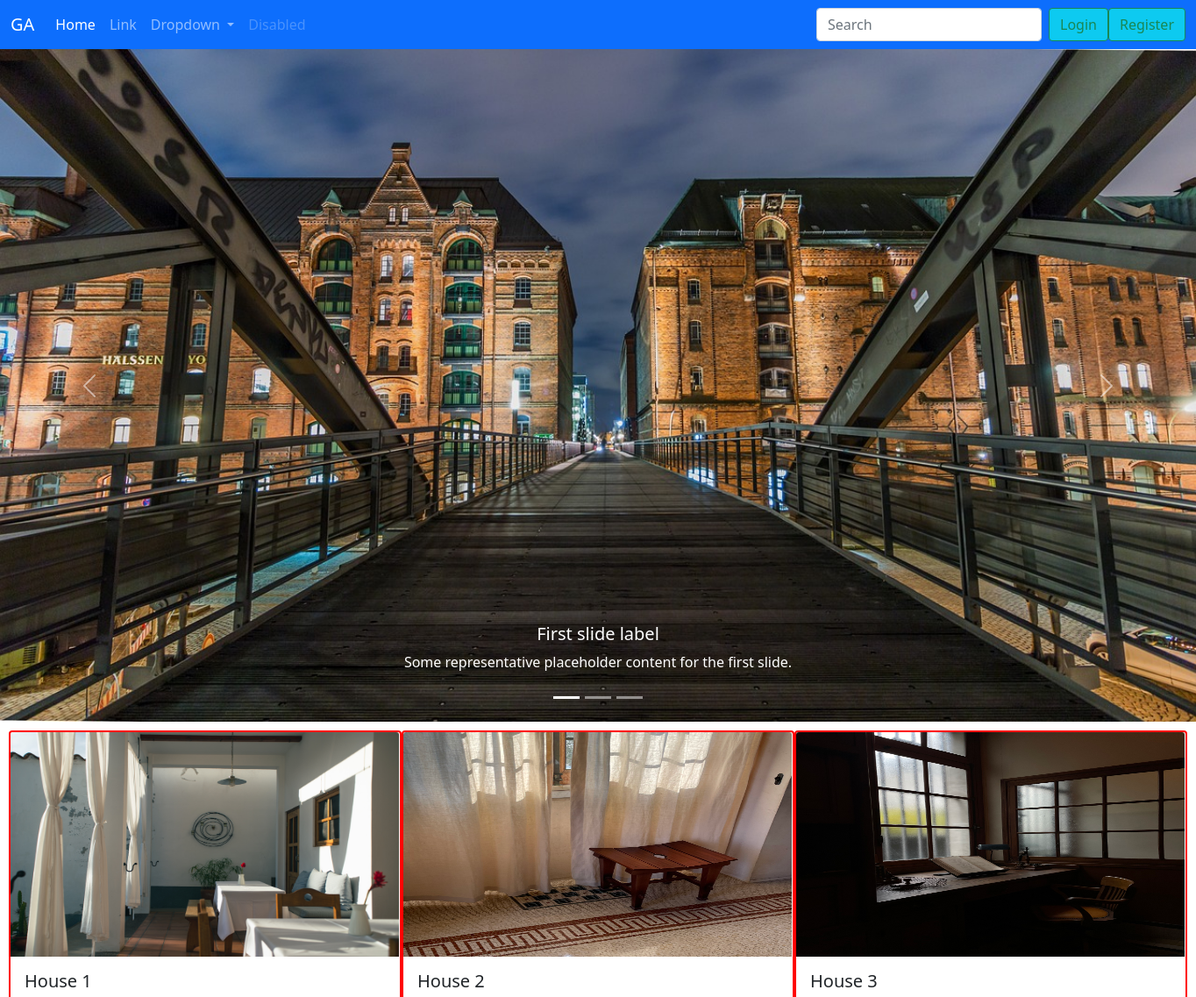
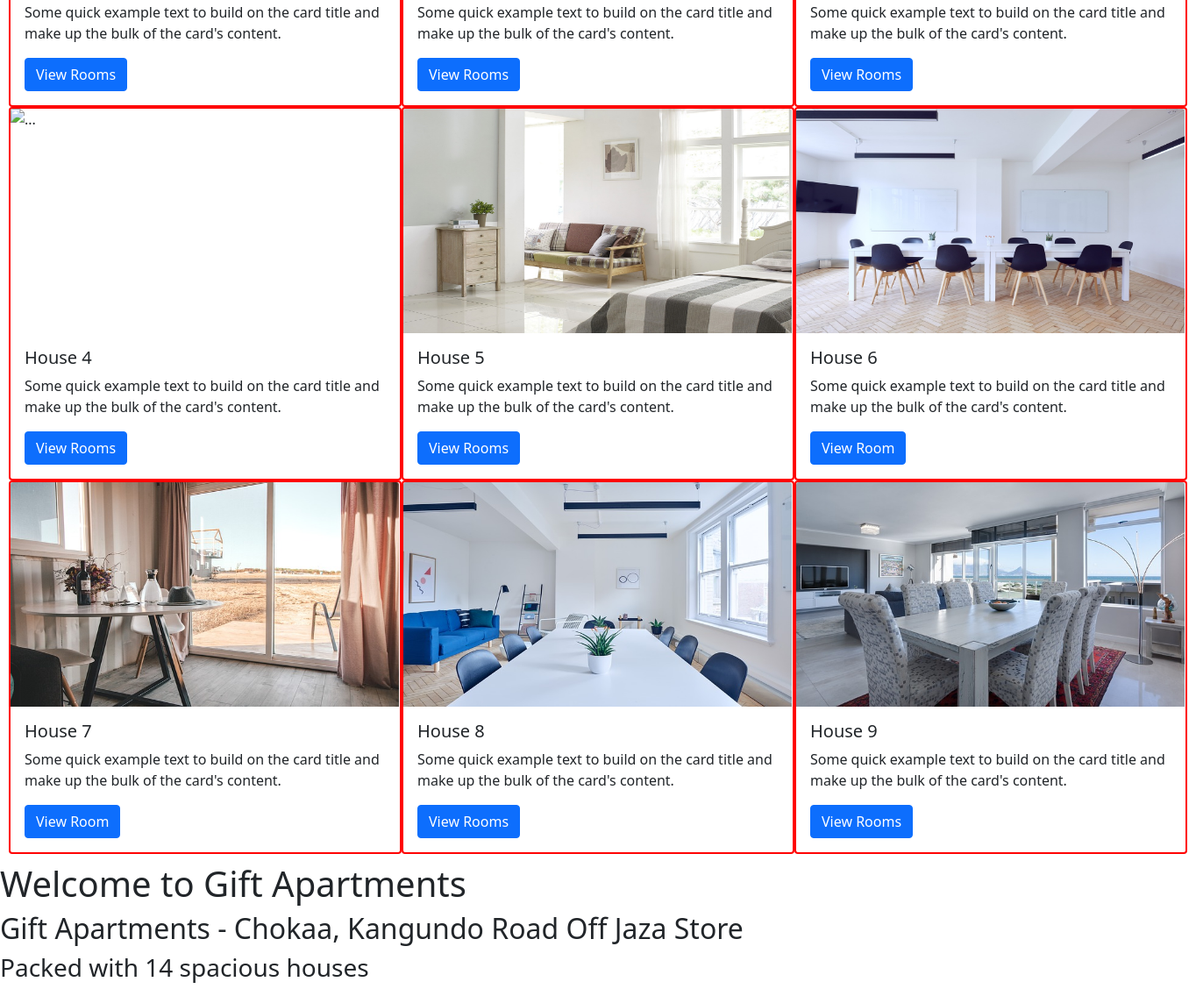
The page / on the database its author committed (2 pictures, top to bottom).
### gaapp/models.py (models this page shows, shortened)
class Apartment(models.Model):
    name = models.CharField(max_length=100)
    address = models.TextField()
    number_of_houses = models.PositiveIntegerField()

### gaapp/views.py (the view)
# urls.py: path('', views.home, name='home'),
def home(request):
    apartments = Apartment.objects.all()
    return render(request, 'gaapp/home.html', {'apartments': apartments})

### gaapp/templates/gaapp/home.html (shortened to what this page needs)
{% load static %}
<!DOCTYPE html>
<html lang="en">
<head>
    <link href="https://cdn.jsdelivr.net/npm/bootstrap@5.0.2/dist/css/bootstrap.min.css" rel="stylesheet">
</head>
<body>
    <nav class="navbar navbar-expand-lg navbar-dark bg-primary">
      <div class="container-fluid">
        <a class="navbar-brand" href="#">GA</a>
        <div class="collapse navbar-collapse" id="navbarSupportedContent">
          <ul class="navbar-nav me-auto mb-2 mb-lg-0">
            <li class="nav-item">
              <a class="nav-link active" aria-current="page" href="#">Home</a>
            </li>
            <li class="nav-item">
              <a class="nav-link" href="#">Link</a>
            </li>
            <li class="nav-item dropdown">
              <a class="nav-link dropdown-toggle" href="#" id="navbarDropdown" role="button" data-bs-toggle="dropdown" aria-expanded="false">
                Dropdown
              </a>
            </li>
            <li class="nav-item">
              <a class="nav-link disabled" href="#" tabindex="-1" aria-disabled="true">Disabled</a>
            </li>
          </ul>
          <form class="d-flex">
            <input class="form-control me-2" type="search" placeholder="Search" aria-label="Search">
            <button class="btn btn-outline-success btn-info" type="submit">Login</button>
            <button class="btn btn-outline-success btn-info" type="submit">Register</button>
          </form>
        </div>
      </div>
    </nav>
<div id="carouselExampleCaptions" class="carousel slide" data-bs-ride="carousel">
  <div class="carousel-indicators">
    <button type="button" data-bs-target="#carouselExampleCaptions" data-bs-slide-to="0" class="active" aria-current="true" aria-label="Slide 1"></button>
    <button type="button" data-bs-target="#carouselExampleCaptions" data-bs-slide-to="1" aria-label="Slide 2"></button>
    <button type="button" data-bs-target="#carouselExampleCaptions" data-bs-slide-to="2" aria-label="Slide 3"></button>
  </div>
  <div class="carousel-inner">
    <div class="carousel-item active">
      <img src="{% static 'images/home1.jpg' %}" class="d-block w-100" alt="...">
      <div class="carousel-caption d-none d-md-block">
        <h5>First slide label</h5>
        <p>Some representative placeholder content for the first slide.</p>
      </div>
    </div>
  </div>
  <button class="carousel-control-prev" type="button" data-bs-target="#carouselExampleCaptions" data-bs-slide="prev">
    <span class="carousel-control-prev-icon" aria-hidden="true"></span>
  </button>
  <button class="carousel-control-next" type="button" data-bs-target="#carouselExampleCaptions" data-bs-slide="next">
    <span class="carousel-control-next-icon" aria-hidden="true"></span>
  </button>
</div>
<section class="rooms-container">
  <div class="card" style="width: 28rem;">
    <img src="{% static 'images/rooms/room1.jpg' %}" class="card-img-top" alt="...">
    <div class="card-body">
      <h5 class="card-title">House 1</h5>
      <p class="card-text">Some quick example text to build on the card title and make up the bulk of the card's content.</p>
      <a href="#" class="btn btn-primary">View Rooms</a>
    </div>
  </div>
  <div class="card" style="width: 28rem;">
    <img src="{% static 'images/rooms/room2.jpg' %}" class="card-img-top" alt="...">
    <div class="card-body">
      <h5 class="card-title">House 2</h5>
      <p class="card-text">Some quick example text to build on the card title and make up the bulk of the card's content.</p>
      <a href="#" class="btn btn-primary">View Rooms</a>
    </div>
  </div>
  <div class="card" style="width: 28rem;">
    <img src="{% static 'images/rooms/room3.jpg' %}" class="card-img-top" alt="...">
    <div class="card-body">
      <h5 class="card-title">House 3</h5>
      <p class="card-text">Some quick example text to build on the card title and make up the bulk of the card's content.</p>
      <a href="#" class="btn btn-primary">View Rooms</a>
    </div>
  </div>
  <div class="card" style="width: 28rem;">
    <img src="{% static 'images/rooms/room4.jpeg' %}" class="card-img-top" alt="...">
    <div class="card-body">
      <h5 class="card-title">House 4</h5>
      <p class="card-text">Some quick example text to build on the card title and make up the bulk of the card's content.</p>
      <a href="#" class="btn btn-primary">View Rooms</a>
    </div>
  </div>
  <div class="card" style="width: 28rem;">
    <img src="{% static 'images/rooms/room5.jpg' %}" class="card-img-top" alt="...">
    <div class="card-body">
      <h5 class="card-title">House 5</h5>
      <p class="card-text">Some quick example text to build on the card title and make up the bulk of the card's content.</p>
      <a href="#" class="btn btn-primary">View Rooms</a>
    </div>
  </div>
  <div class="card" style="width: 28rem;">
    <img src="{% static 'images/rooms/room6.jpg' %}" class="card-img-top" alt="...">
    <div class="card-body">
      <h5 class="card-title">House 6</h5>
      <p class="card-text">Some quick example text to build on the card title and make up the bulk of the card's content.</p>
      <a href="#" class="btn btn-primary">View Room</a>
    </div>
  </div>
  <div class="card" style="width: 28rem;">
    <img src="{% static 'images/rooms/room7.jpg' %}" class="card-img-top" alt="...">
    <div class="card-body">
      <h5 class="card-title">House 7</h5>
      <p class="card-text">Some quick example text to build on the card title and make up the bulk of the card's content.</p>
      <a href="#" class="btn btn-primary">View Room</a>
    </div>
  </div>
  <div class="card" style="width: 28rem;">
    <img src="{% static 'images/rooms/room8.jpg' %}" class="card-img-top" alt="...">
    <div class="card-body">
      <h5 class="card-title">House 8</h5>
      <p class="card-text">Some quick example text to build on the card title and make up the bulk of the card's content.</p>
      <a href="#" class="btn btn-primary">View Rooms</a>
    </div>
  </div>
  <div class="card" style="width: 28rem;">
    <img src="{% static 'images/rooms/room9.jpg' %}" class="card-img-top" alt="...">
    <div class="card-body">
      <h5 class="card-title">House 9</h5>
      <p class="card-text">Some quick example text to build on the card title and make up the bulk of the card's content.</p>
      <a href="#" class="btn btn-primary">View Rooms</a>
    </div>
  </div>
</section>
    <h1>Welcome to Gift Apartments</h1>
        {% for apartment in apartments %}
        <h2>{{ apartment.name }} - {{apartment.address }}</h2>
        <h3>Packed with {{ apartment.number_of_houses }} spacious houses</h3>
        {% endfor %}
</body>
</html>

### gaapp/templates/gaapp/home.html (style rules this page uses)
nav { display: flex; text-align: center; justify-content: space-between; color: azure; }
.rooms-container { display: grid; grid-template-columns: repeat(3, 1fr); gap: 0; padding: 10px; }
.card { width: 100%; border: 2px solid red; }
.card-img-top { width: 27.7rem; height: 16rem; }

### rows shown on the page
Apartment: name "Gift Apartments", address "Chokaa, Kangundo Road Off Jaza Store", number_of_houses "14"
